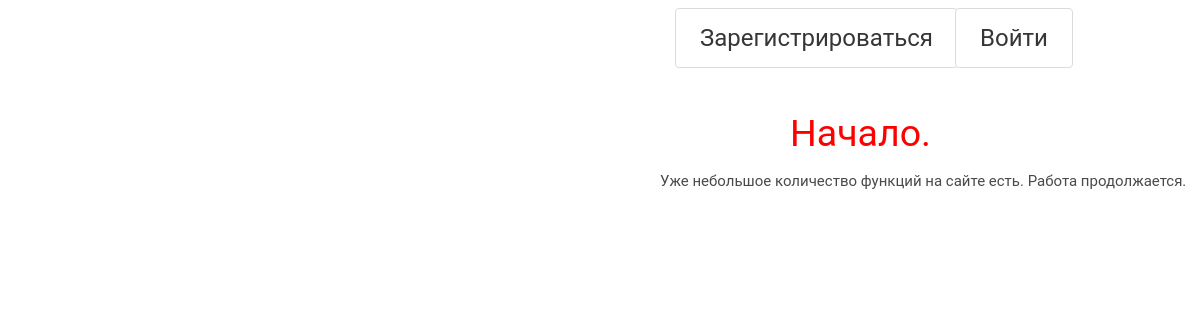
Page /news/1 on the earlier database version.
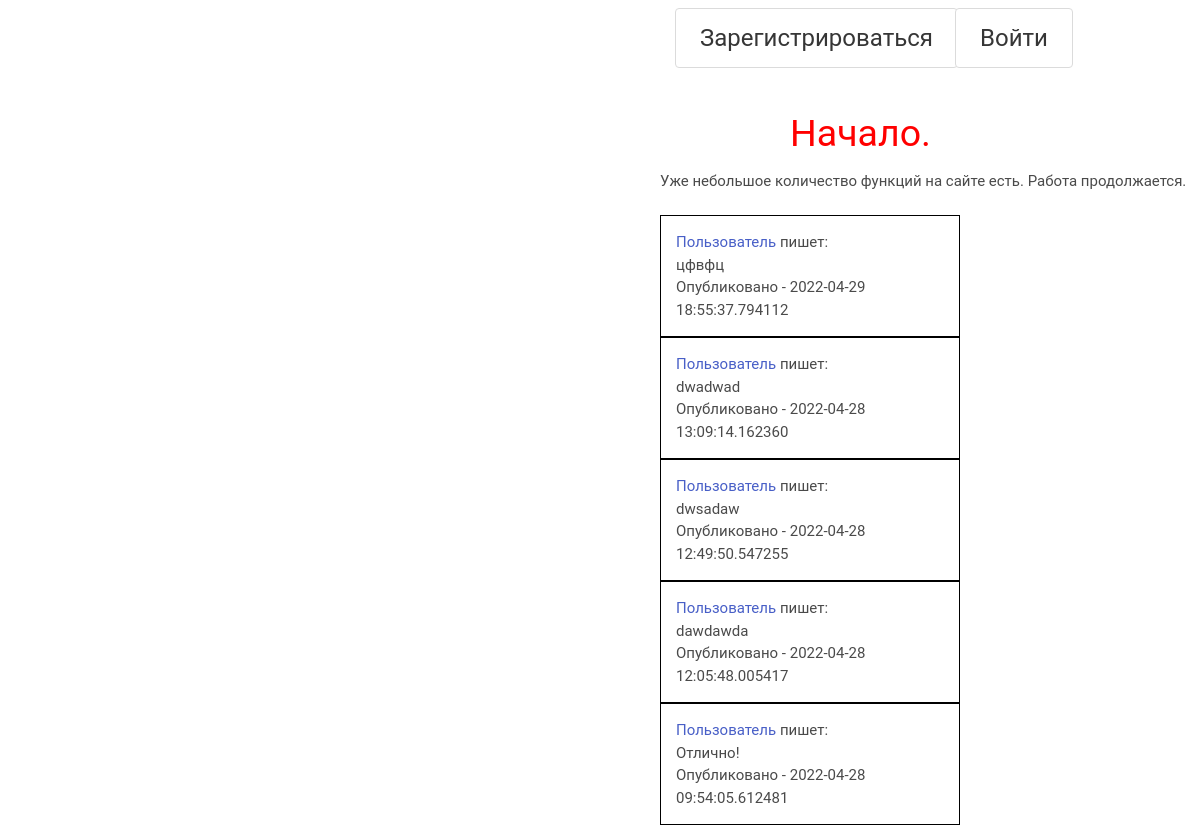
Same page on the later database version.
### databases/commentaries.py (models this page shows)
class Comment(SqlAlchemyBase):
    __tablename__ = "comments"
    id = sqlalchemy.Column(sqlalchemy.Integer, primary_key=True, autoincrement=True)
    user_id = sqlalchemy.Column(sqlalchemy.Integer, nullable=True)
    type_id = sqlalchemy.Column(sqlalchemy.String, nullable=True)
    text = sqlalchemy.Column(sqlalchemy.String, nullable=True)
    date = sqlalchemy.Column(sqlalchemy.DateTime, default=datetime.datetime.now)

### main.py (the view)
@app.route('/news/<int:id>', methods=['GET', 'POST'])
def news_page(id, message=''):
    db_sess = db_session.create_session()
    news = db_sess.query(SiteNews).filter(SiteNews.id == id).first()
    all_comments = db_sess.query(Comment).filter(Comment.type_id.like("%news%")).all()
    this_news_comments = [i for i in all_comments
                          if int(i.type_id[len(i.type_id) - i.type_id[::-1].index(':'):]) == id]
    return render_template('newspage.html', title=news.title, sitenews=news, news_id=id, comments=this_news_comments,
                           message=message)

### databases/db_session.py (called while the page is built)
def create_session() -> Session:
    global __factory
    return __factory()

### templates/newspage.html (shortened to what this page needs)
{% extends "base.html" %}
{% block content %}
<h1>{{sitenews.title}}</h1>
<div class="newsdesc">
    {{sitenews.content}}
    <br>
    <br>
    {% for comment in comments[::-1]%}
    <div class="onenewsdiv">
        <h2><a href=/user/{{comment.user_id}}>Пользователь</a> пишет:</h2>
        <div>
            <p>{{comment.text}}</p>
        </div>
        <div>
            <p>Опубликовано - {{comment.date}}</p>
        </div>
    </div>
    {% endfor %}
</div>
{% endblock %}

Differences in the rows shown:
added Comment: text "цфвфц", date "2022-04-29 18:55:37.794112"
added Comment: text "dwadwad", date "2022-04-28 13:09:14.162360"
added Comment: text "dwsadaw", date "2022-04-28 12:49:50.547255"
added Comment: text "dawdawda", date "2022-04-28 12:05:48.005417"
added Comment: text "Отлично!", date "2022-04-28 09:54:05.612481"
